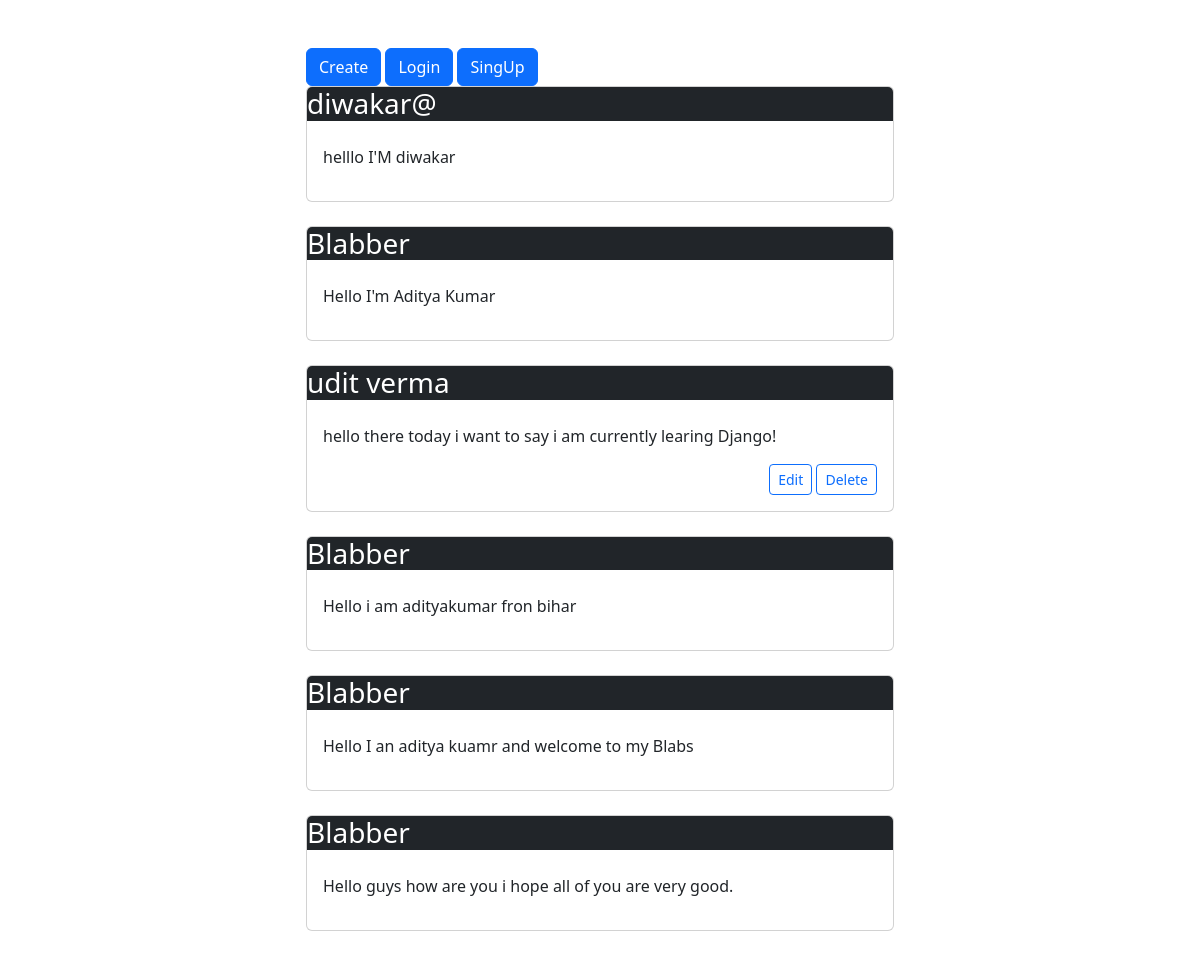
Screenshot of / (signed in) with the database file from the repository.
### blabs/models.py (models this page shows, shortened)
class Post(models.Model):
    user = models.ForeignKey(User, on_delete=models.CASCADE)
    text = models.TextField(max_length=1000)
    created_at = models.DateTimeField(auto_now_add=True)

### blabs/views.py (the view)
# urls.py: path('', views.post_list, name='post_list'),
@login_required
def post_list(request):
    all_posts = Post.objects.all().order_by('-created_at')
    return render(request, 'feed.html', {'posts': all_posts})

### blabs/templates/feed.html (shortened to what this page needs)
<!DOCTYPE html>
<html lang="en">
  <head>
    <link href="https://cdn.jsdelivr.net/npm/bootstrap@5.3.8/dist/css/bootstrap.min.css" rel="stylesheet" />
  </head>
  <body>
    <div class="row justify-content-center mt-5">
      <div class="col-12 col-md-6 col-lg-6">
        {% block content %}
          <a href="/create/" class="btn btn-primary">Create</a>
          <a href="/login/" class="btn btn-primary">Login</a>
          <a href="/signup/" class="btn btn-primary">SingUp</a>
          {% for i in posts %}
            <div class="card overflow-auto mb-4">
              <div class="card-headed">
                <h3 class="bg-dark text-white">{{ i.user }}</h3>
              </div>
              <div class="card-body">
                <p>{{ i.text }}</p>
                {% if i.user == request.user %}
                  <div class="text-end">
                    <a href="{% url 'edit_post' i.id %}" class="btn btn-sm btn-outline-primary">Edit</a>
                    <a href="{% url 'edit_post' i.id %}" class="btn btn-sm btn-outline-primary">Delete</a>
                  </div>
                {% endif %}
              </div>
            </div>
          {% empty %}
            <p>No Post avilable</p>
          {% endfor %}
        {% endblock %}
      </div>
    </div>
  </body>
</html>

### rows the page displays
Post: user "diwakar@", text "helllo I'M diwakar"
Post: user "Blabber", text "Hello I'm Aditya Kumar"
Post: user "udit verma", text "hello there today i want to say i am currently learing Django!", shows "Edit"
Post: user "Blabber", text "Hello i am adityakumar fron bihar"
Post: user "Blabber", text "Hello I an aditya kuamr and welcome to my Blabs"
Post: user "Blabber", text "Hello guys how are you i hope all of you are very good."
